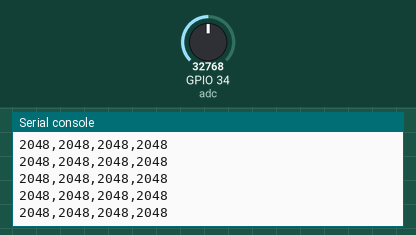
Recording of a program running on a simulated ESP32 board running MicroPython. Parts: the last lines printed to the serial console. Wiring (from the project's diagram.json): potentiometer on GPIO 34. Inputs (shaded band) come from the test bench; at power-on: GPIO 34 (adc) = 32768 (analog values on the 0–65535 scale).

Above: at 1.2 s.
1.3 s: GPIO 34 (adc) set to 45874
At 1.58 s:
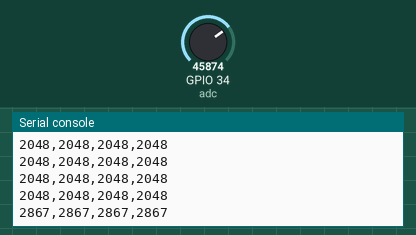
2.8 s: GPIO 34 (adc) set to 57670
At 2.86 s:
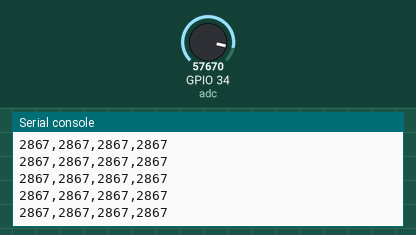
Timing chart, 0 to 5.8 s (numbered marks = the images above; inputs shaded):
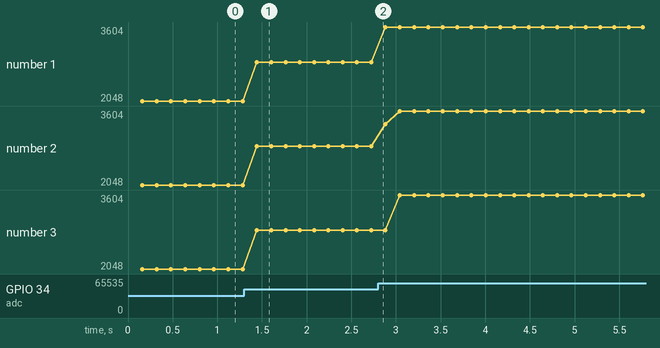

Measured:
- after the input at 1.3 s, the serial console: prints a new line after 0.14 s (image 1)
- plotted number 1: 2048 → 2867 after the input at 1.3 s, 2867 → 3604 after the input at 2.8 s
- plotted number 2: 2048 → 2867 after the input at 1.3 s, 2867 → 3604 after the input at 2.8 s
- plotted number 3: 2048 → 2867 after the input at 1.3 s, 2867 → 3604 after the input at 2.8 s

The program:

main.py
```python
from machine import ADC, Pin
from time import sleep_ms, ticks_ms, ticks_diff

SAMPLES = 8
SAMPLE_MS = 20
adc = ADC(Pin(34), atten=ADC.ATTN_11DB)
adc.width(ADC.WIDTH_12BIT)
total = 0
count = 0
print('ultimo,media8,minimo,massimo')
last_sample = ticks_ms()

while True:
    now = ticks_ms()
    if ticks_diff(now, last_sample) >= SAMPLE_MS:
        last_sample = now
        raw = adc.read_u16() // 16
        if count == 0:
            minimum = raw
            maximum = raw
        if raw < minimum:
            minimum = raw
        if raw > maximum:
            maximum = raw
        total += raw
        count += 1

        if count == SAMPLES:
            average = total // SAMPLES
            print(raw, average, minimum, maximum, sep=',')
            total = 0
            count = 0  # Blocchi consecutivi di otto letture, senza sovrapposizione.
    sleep_ms(1)
```
